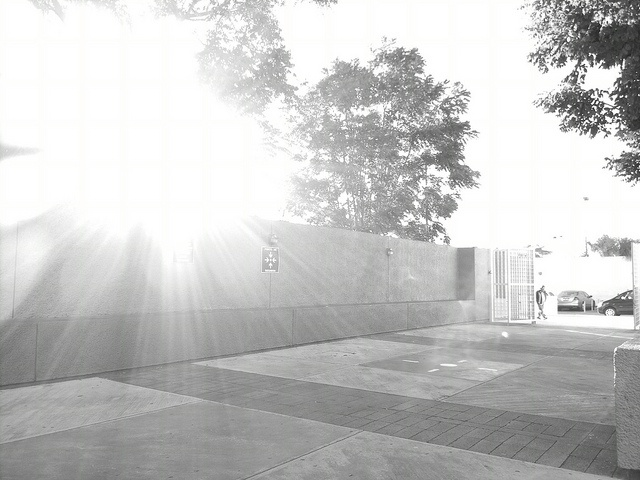
%> input picture 10.jpg, 640 x 480 px
$ octave suite_filtri.m   (GNU Octave 9; MATLAB toolbox functions it lacks are replaced by stand-ins)
%> lines starting %> are read from the running program, lines starting %| are printed output that depends on the picture
### filtraggio.m
% Applicazione di filtraggio immagini
% Autore: Alessandro Marconcini
% Matricola: VR421504
% Esame: Elaborazione di segnali e immagini

function [I_filtrata] = filtraggio(I,map)

% [7 lines of commented-out code are left out]
istogramma_originale = imhist(I)
%plot(istogramma_originale)
%title('Istogramma immagine originale')

% Check immagini sovraesposte / sottoesposte

% Variabili
somma_colori_scuri = 0
somma_colori_chiari = 0
somma_colori_chiari1 = 0
somma_colori_chiari2 = 0
SNRmse1 = 0
SNRmse2 = 0
SNRmse3 = 0
SNRmse4 = 0
SNRmse5 = 0
SNRmse6 = 0
SNRmse7 = 0
SNRmse8 = 0
str1 = ''
str2 = ''
str3 = ''

for i = 0: uint8(255/7)
    somma_colori_scuri = somma_colori_scuri + istogramma_originale(i+1)
end

for i = uint8(255-255/3):255
    somma_colori_chiari = somma_colori_chiari + istogramma_originale(i+1)
end

for i = uint8(255-255/4):255
    somma_colori_chiari1 = somma_colori_chiari1 + istogramma_originale(i+1)
end

for i = uint8(255-255/5):255
    somma_colori_chiari2 = somma_colori_chiari2 + istogramma_originale(i+1)
end

if somma_colori_scuri > numel(I)/2
    figure(3)
    im_equalizzata = histeq(I)
    imshowpair(I,im_equalizzata,'montage')
    title('Immagine sottoesposta sottoposta a equalizzazione del suo istogramma')
    %fprintf('Immagine sottoesposta!\n')
    I_filtrata = im_equalizzata

elseif somma_colori_chiari > numel(I)/2

    figure(3)
    %Definite 3 soglie di contrasto per sistemare l'immagine

    if somma_colori_chiari2 > numel(I)/2
        im_stirata = imadjust(I,[190 255]/255,[0 1])
        %fprintf('Strada1\n')

    elseif somma_colori_chiari1 > numel(I)/2
        im_stirata = imadjust(I,[150 255]/255,[0 1])
        fprintf('Strada2\n')

    else
        im_stirata = imadjust(I,[100 255]/255,[0 1])
        fprintf('Strada3\n')
    end

    imshowpair(I,im_stirata,'montage')
    title('Immagine sovraesposta sottoposta a stretching')
    I_filtrata = im_stirata
else

    %Da questo momento valuto la bontà dell'immagine attraverso l' SNR
    % Più alto è l'SNR, migliore sarà l'immagine
    % Vengono proposte le tre immagini con SNR più alto e poi l'utente
    % sceglie quella risultante migliore

    % Filtraggio mediano standard
    im_filtrata_con_smoothing = medfilt2(I)
    result0 = im_filtrata_con_smoothing
    SNRmse0 = sum(im_filtrata_con_smoothing(:).^2)/sum((im_filtrata_con_smoothing(:)-I(:)).^2)

    % Filtraggio mediano 5 x 5
    im_filtrata_con_smoothing = medfilt2(I,[5 5])
    result1 = im_filtrata_con_smoothing
    SNRmse1 = sum(im_filtrata_con_smoothing(:).^2)/sum((im_filtrata_con_smoothing(:)-I(:)).^2)

    % Filtraggio mediano 11 x 11
    im_filtrata_con_smoothing = medfilt2(I,[11 11])
    result2 = im_filtrata_con_smoothing
    SNRmse2 = sum(im_filtrata_con_smoothing(:).^2)/sum((im_filtrata_con_smoothing(:)-I(:)).^2)

    % Filtraggio di media 3x3
    H = fspecial('average')
    im_filtrata_con_smoothing = imfilter(I,H,'replicate')
    im_sharpened = imsharpen(im_filtrata_con_smoothing,'Radius',1,'Amount',2)
    result3 = im_sharpened
    SNRmse3 = sum(im_sharpened(:).^2)/sum((im_sharpened(:)-I(:)).^2)

    % Filtraggio di media 5x5
    H = fspecial('average',[5 5])
    im_filtrata_con_smoothing = imfilter(I,H,'replicate')
    im_sharpened = imsharpen(im_filtrata_con_smoothing,'Radius',1,'Amount',2)
    result4 = im_sharpened
    SNRmse4 = sum(im_sharpened(:).^2)/sum((im_sharpened(:)-I(:)).^2)

    % Filtraggio di media 11x11
    H = fspecial('average',[11 11])
    im_filtrata_con_smoothing = imfilter(I,H,'replicate')
    im_sharpened = imsharpen(im_filtrata_con_smoothing,'Radius',1,'Amount',2)
    result5 = im_sharpened
    SNRmse5 = sum(im_sharpened(:).^2)/sum((im_sharpened(:)-I(:)).^2)

    %Filtraggio gaussiano + media
    H = fspecial('gaussian',3,0.6)
    im_filtrata_con_smoothing = imfilter(I,H,'replicate')
    K = fspecial('average')
    im_filtrata_con_smoothing = imfilter(im_filtrata_con_smoothing,K,'replicate')
    im_sharpened = imsharpen(im_filtrata_con_smoothing,'Radius',10,'Amount',1)
    result6 = im_sharpened
    SNRmse6 = sum(im_sharpened(:).^2)/sum((im_sharpened(:)-I(:)).^2)

    %Filtraggio mediano + media + gaussiano
    H1 = fspecial('gaussian',3,0.6)
    H2 = fspecial('average')

    I3 = medfilt2(I)
    I1 = imfilter(I3,H1,'replicate')
    I2 = imfilter(I1,H2,'replicate')
    im_sharpened = imsharpen(I2,'Radius',1,'Amount',2)
    result7 = im_sharpened
    SNRmse7 = sum(im_sharpened(:).^2)/sum((im_sharpened(:)-I(:)).^2)

    %Filtraggio passa basso gaussiano con frequenza di cut-off 100 Hz
    %result8 = fpbg(I,100)
    %SNRmse8 = sum(result8(:).^2)/sum((result8(:)-I(:)).^2)

    %Check dell'SNR misurato nelle varie sezioni

    SNR_vec = [SNRmse0;SNRmse1;SNRmse2;SNRmse3;SNRmse4;SNRmse5;SNRmse6;SNRmse7;SNRmse8]

    % Scarto i valori di SNR superiori al 12 (solitamente immagine troppo
    % simile all'originale

    for i = 1:8
        if SNR_vec(i) > 12
            SNR_vec(i) = 0
        end
    end


   figure(3)
   subplot(221); imshow(I,map); colorbar; title('Immagine originale');

   % PRIMA IMMAGINE MIGLIORE
   if max(SNR_vec) == SNRmse0
     prima = result0
     SNR_vec(1) = 0
     str1 = 'Filtro mediano standard'
   elseif max(SNR_vec) == SNRmse1
     prima = result1
     SNR_vec(2) = 0
     str1 = 'Filtro mediano 5x5'
   elseif max(SNR_vec) == SNRmse2
     prima = result2
     SNR_vec(3) = 0
     str1 = 'Filtro mediano 11x11'
   elseif max(SNR_vec) == SNRmse3
     prima = result3
     SNR_vec(4) = 0
     str1 = 'Filtro di media 3x3'
   elseif max(SNR_vec) == SNRmse4
     prima = result4
     SNR_vec(5) = 0
     str1 = 'Filtro di media 5x5'
   elseif max(SNR_vec) == SNRmse5
     prima = result5
     SNR_vec(6)
     str1 = 'Filtro di media 11x11'
   elseif max(SNR_vec) == SNRmse6
     prima = result6
     SNR_vec(7) = 0
     str1 = 'Filtro gaussiano + media standard'
   elseif max(SNR_vec) == SNRmse7
     prima = result7
     SNR_vec(8) = 0
     str1 = 'Filtro mediano + media + gaussiano'
   elseif max(SNR_vec) == SNRmse8
     prima = result8
     SNR_vec(9) = 0
     str1 = 'Filtro passa basso con frequenza di cut-off 100 Hz'
   else
       prima = I
   end

   subplot(222); imshow(prima,map); colorbar;title(strcat('1 ',str1,' (Consigliata)'))
   SNR_vec

    % SECONDA IMMAGINE MIGLIORE
    if max(SNR_vec) == SNRmse0
     seconda = result0
     SNR_vec(1) = 0
     str2 = 'Filtro mediano standard'
   elseif max(SNR_vec) == SNRmse1
     seconda = result1
     SNR_vec(2) = 0
     str2 = 'Filtro mediano 5x5'
   elseif max(SNR_vec) == SNRmse2
     seconda = result2
     SNR_vec(3) = 0
     str2 = 'Filtro mediano 11x11'
   elseif max(SNR_vec) == SNRmse3
     seconda = result3
     SNR_vec(4) = 0
     str2 = 'Filtro media 3x3'
   elseif max(SNR_vec) == SNRmse4
     seconda = result4
     SNR_vec(5) = 0
     str2 = 'Filtro media 5x5'
   elseif max(SNR_vec) == SNRmse5
     seconda = result5
     SNR_vec(6) = 0
     str2 = 'Filtro media 11x11'
   elseif max(SNR_vec) == SNRmse6
     seconda = result6
     SNR_vec(7) = 0
     str2 = 'Filtro gaussiano + media'
   elseif max(SNR_vec) == SNRmse7
     seconda = result7
     SNR_vec(8) = 0
     str2 = 'Filtro mediano + media + gaussiano'
   elseif max(SNR_vec) == SNRmse8
     seconda = result8
     SNR_vec(9) = 0
     str2 = 'Filtro pass basso con frequenza di cut-off 100 Hz'
    else
        seconda = I
    end

    subplot(223); imshow(seconda,map); colorbar;title(strcat('2 ',str2))

   % TERZA IMMAGINE MIGLIORE
   if max(SNR_vec) == SNRmse0
     terza = result0
     SNR_vec(1) = 0
     str3 = 'Filtro mediano standard'
   elseif max(SNR_vec) == SNRmse1
     terza = result1
     SNR_vec(2) = 0
     str3 = 'Filtro mediano 5x5'
   elseif max(SNR_vec) == SNRmse2
     terza = result2
     SNR_vec(3) = 0
     str3 = 'Filtro mediano 11x11'
   elseif max(SNR_vec) == SNRmse3
     terza = result3
     SNR_vec(4) = 0
     str3 = 'Filtro media 3x3'
   elseif max(SNR_vec) == SNRmse4
     terza = result4
     SNR_vec(5) = 0
     str3 = 'Filtro media 5x5'
   elseif max(SNR_vec) == SNRmse5
     terza = result5
     SNR_vec(6) = 0
     str3 = 'Filtro media 11x11'
   elseif max(SNR_vec) == SNRmse6
     terza = result6
     SNR_vec(7) = 0
     str3 = 'Filtro gassiano + media'
   elseif max(SNR_vec) == SNRmse7
     terza = result7
     SNR_vec(8) = 0
     str3 = 'Filtro media + mediano + gaussiano'
   elseif max(SNR_vec) == SNRmse8
     terza = result8
     SNR_vec(9) = 0
     str3 = 'Filtro passa basso con frequenza di cut-off 100 Hz'
   else
       terza = I
   end

   subplot(224); imshow(terza,map); colorbar;title(strcat('3 ',str3))

   in2 = input('Scegliere quella più qualitativamente valida [0-3]\n','s')

   while in2 ~= '1' && in2 ~= '2' && in2 ~= '3' && in2 ~= '0'
       in2 = input('Scegliere un numero tra 1 e 3!\n','s')
   end

   if in2 == '1'
       I_filtrata = prima
   elseif in2 == '2'
       I_filtrata = seconda
   elseif in2 == '3'
       I_filtrata = terza
   elseif in2 == '0'
       I_filtrata = I
   end

end

### suite_filtri.m
% Applicazione di filtraggio immagini
% Autore: Alessandro Marconcini
% Matricola: VR421504
% Esame: Elaborazione di segnali e immagini


clear all
clc

str = 'Inserisci il nome del file del tipo "file.fmt"\n'
in = input(str,'s')
%> the answer given: 10.jpg

[I,map] = imread(in)
%> I is the input picture: size 480x640x3 uint8; mean R, G, B 198.1, 198.3, 197.7
%> map = []
I = im2gray(I)
%> I: size 480x640 uint8

I_filtrata = filtraggio(I,map)
%> in filtraggio, `istogramma_originale = imhist(I)`: istogramma_originale = 256 values, max 52216 at index 256, min 0 at index 1, mean 1200
%> the loop in filtraggio, `for i = 0: uint8(255/7)` made 37 passes
%> somma_colori_scuri on passes 1 to 12: 0, 0, 0, 0, 0, 0, 0, 0, 0, 0, 0, 0
%> the loop in filtraggio, `for i = uint8(255-255/3):255` made 86 passes
%> somma_colori_chiari on passes 1 to 12: 1848, 3634, 5353, 7065, 8729, 10426, 12082, 13784, 15388, 16987, 18494, 20046
%> after the loop in filtraggio, `for i = uint8(255-255/3):255`: somma_colori_chiari = 173176
%> the loop in filtraggio, `for i = uint8(255-255/4):255` made 65 passes
%> somma_colori_chiari1 on passes 1 to 12: 1306, 2703, 4062, 5396, 6704, 7934, 9146, 10372, 11532, 12667, 13702, 14722
%> after the loop in filtraggio, `for i = uint8(255-255/4):255`: somma_colori_chiari1 = 140208
%> the loop in filtraggio, `for i = uint8(255-255/5):255` made 52 passes
%> somma_colori_chiari2 on passes 1 to 12: 973, 1950, 2939, 3869, 4790, 5657, 6463, 7348, 8173, 9000, 9806, 10653
%> in filtraggio, `im_stirata = imadjust(I,[100 255]/255,[0 1])`:
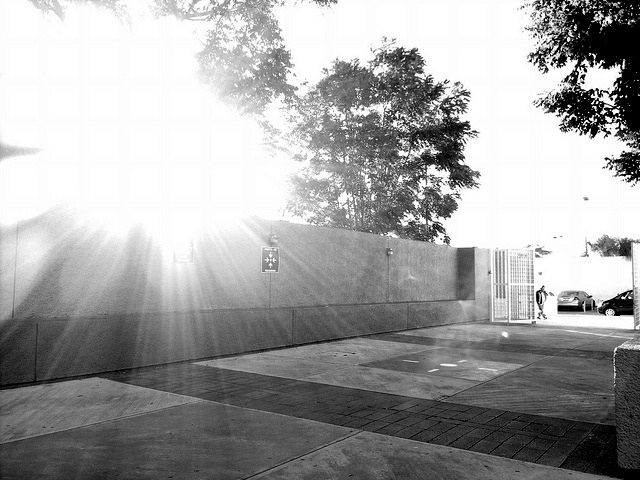
%> im_stirata: size 480x640 uint8; min 0, max 255, mean 162.5
%> in filtraggio, `imshowpair(I,im_stirata,'montage')`:
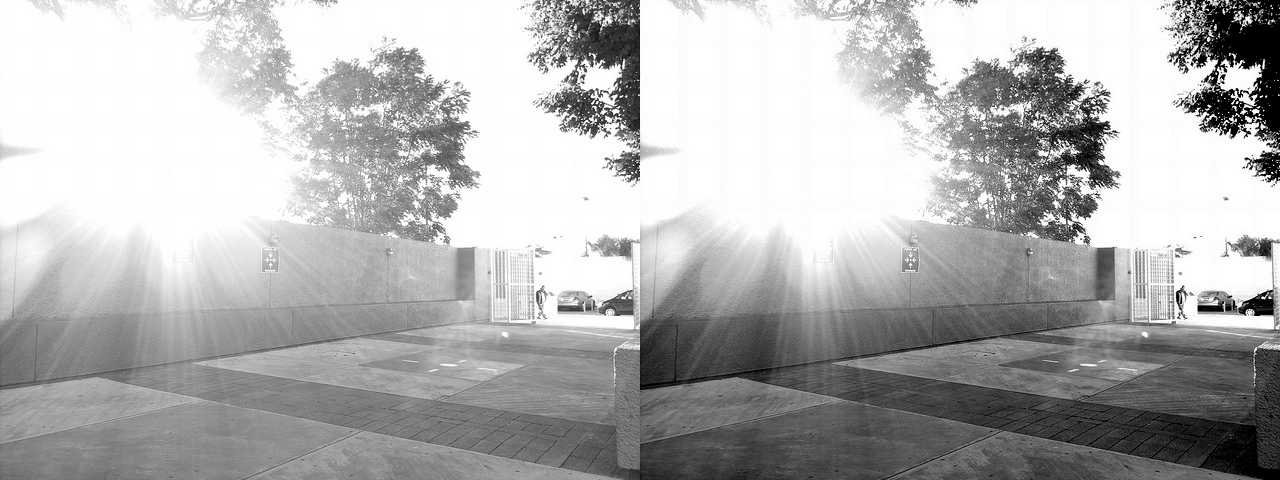
%> displayed picture: size 480x1280, on the screen's scale of 0 to 255; min 0, max 255, mean 177.8

str = 'Provare a filtrare di nuovo ? S/N\n'
%> (the run ends here)

$ run again, on 13.jpg
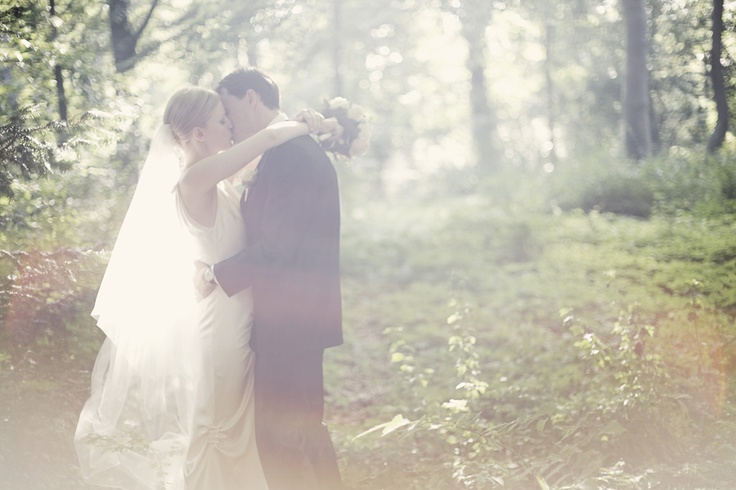
%> input picture 13.jpg, 736 x 490 px
%> I is the input picture: size 490x736x3 uint8; mean R, G, B 193.9, 189.4, 175.5
%> map = []
%> `I = im2gray(I)`:
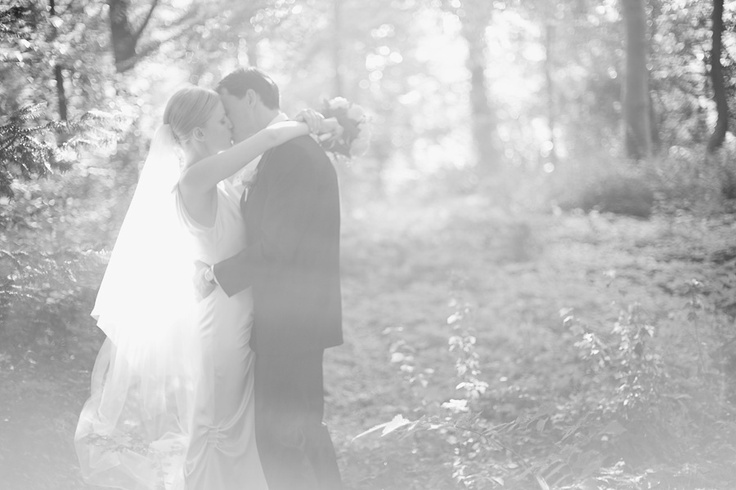
%> I: size 490x736 uint8; min 29, max 255, mean 189.2
%> istogramma_originale = 256 values, max 13535 at index 248, min 0 at index 1, mean 1408.8
%> the loop in filtraggio, `for i = 0: uint8(255/7)` made 37 passes
%> somma_colori_scuri on passes 1 to 8: 0, 0, 0, 0, 0, 0, 0, 0
%> the loop in filtraggio, `for i = uint8(255-255/3):255` made 86 passes
%> somma_colori_chiari on passes 1 to 8: 3501, 7177, 10940, 14680, 18625, 22636, 26691, 30868
%> after the loop in filtraggio, `for i = uint8(255-255/3):255`: somma_colori_chiari = 263021
%> the loop in filtraggio, `for i = uint8(255-255/4):255` made 65 passes
%> somma_colori_chiari1 on passes 1 to 8: 4573, 9317, 13931, 18498, 23116, 27540, 31815, 36075
%> after the loop in filtraggio, `for i = uint8(255-255/4):255`: somma_colori_chiari1 = 172292
%> the loop in filtraggio, `for i = uint8(255-255/5):255` made 52 passes
%> somma_colori_chiari2 on passes 1 to 8: 3479, 6787, 10104, 13383, 16643, 19734, 22720, 25728
%> in filtraggio, `imshowpair(I,im_stirata,'montage')`:
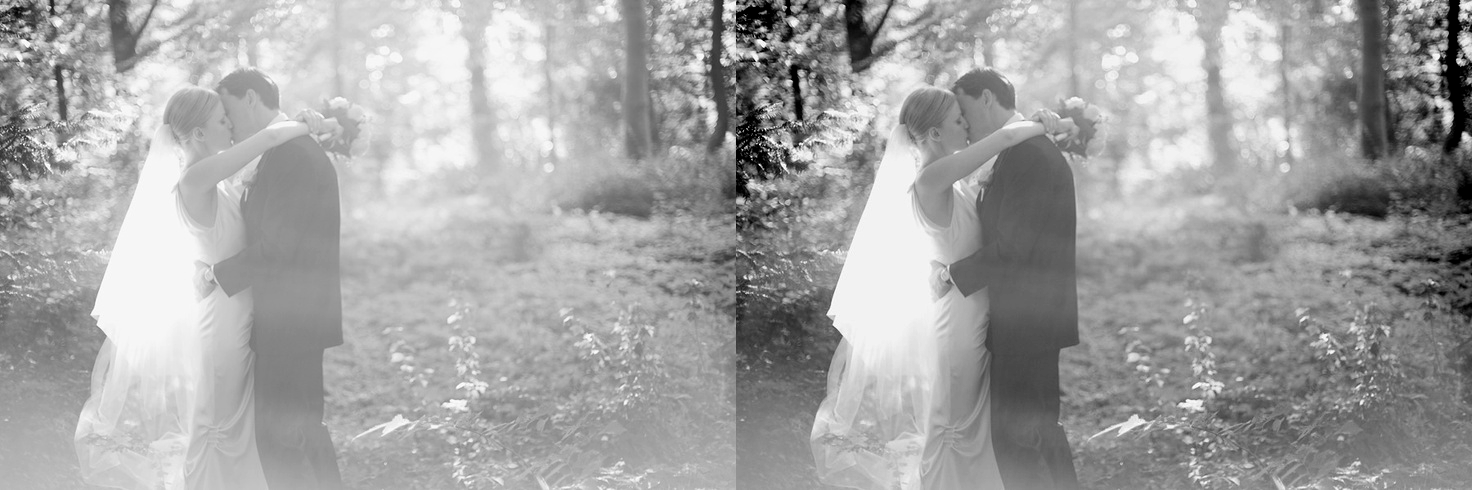
%> displayed picture: size 490x1472, on the screen's scale of 0 to 255; min 0, max 255, mean 163.8

$ run again, on 15.jpg
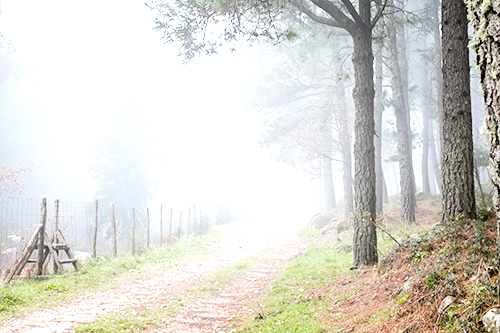
%> input picture 15.jpg, 500 x 333 px
%> I is the input picture: size 333x500x3 uint8; mean R, G, B 217.2, 215.4, 208
%> map = []
%> `I = im2gray(I)`:
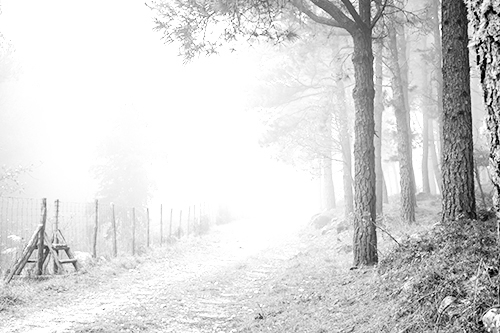
%> I: size 333x500 uint8; min 0, max 255, mean 215.1
%> istogramma_originale = 256 values, max 44681 at index 256, min 9 at index 13, mean 650.4
%> the loop in filtraggio, `for i = 0: uint8(255/7)` made 37 passes
%> somma_colori_scuri on passes 1 to 8: 66, 154, 176, 193, 205, 225, 237, 254
%> the loop in filtraggio, `for i = uint8(255-255/3):255` made 86 passes
%> somma_colori_chiari on passes 1 to 8: 411, 854, 1272, 1726, 2221, 2717, 3168, 3604
%> after the loop in filtraggio, `for i = uint8(255-255/3):255`: somma_colori_chiari = 101768
%> the loop in filtraggio, `for i = uint8(255-255/4):255` made 65 passes
%> somma_colori_chiari1 on passes 1 to 8: 550, 1144, 1772, 2412, 3077, 3724, 4395, 5112
%> after the loop in filtraggio, `for i = uint8(255-255/4):255`: somma_colori_chiari1 = 90828
%> the loop in filtraggio, `for i = uint8(255-255/5):255` made 52 passes
%> somma_colori_chiari2 on passes 1 to 8: 781, 1580, 2403, 3358, 4276, 5197, 6073, 7086
%> in filtraggio, `imshowpair(I,im_stirata,'montage')`:
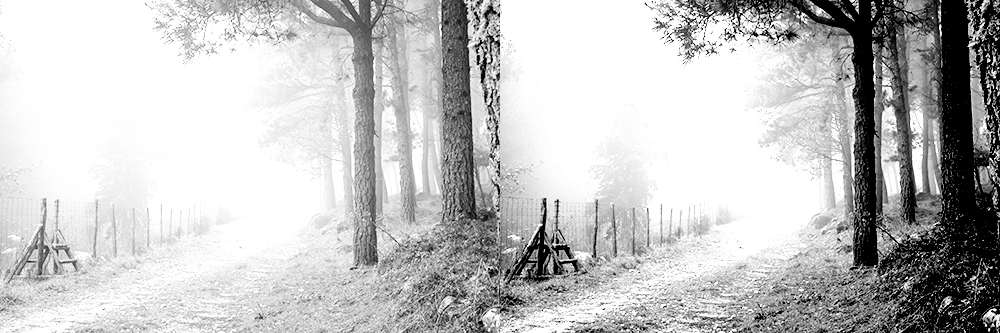
%> displayed picture: size 333x1000, on the screen's scale of 0 to 255; min 0, max 255, mean 193.7

$ run again, on 16.jpg
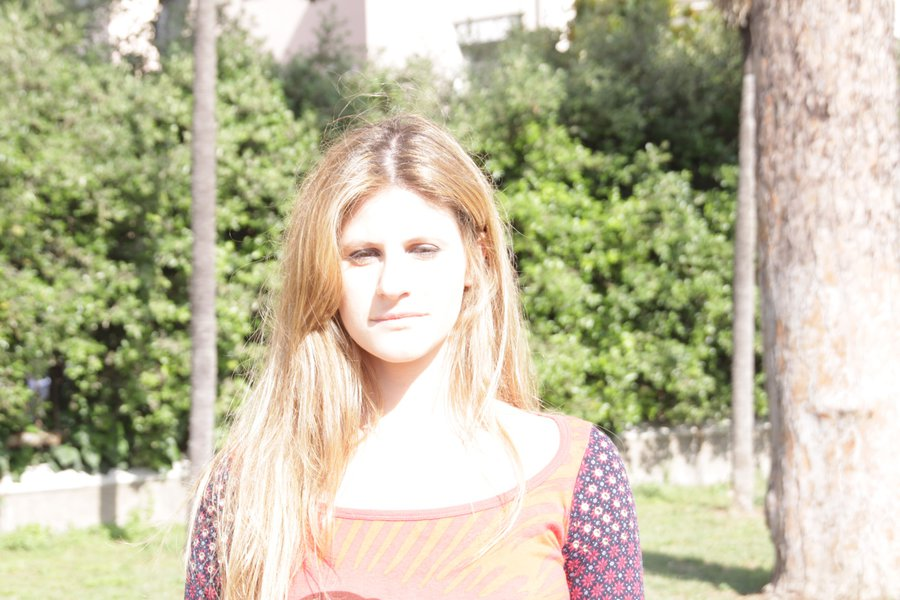
%> input picture 16.jpg, 900 x 600 px
%> I is the input picture: size 600x900x3 uint8; mean R, G, B 193.8, 189.2, 162
%> map = []
%> `I = im2gray(I)`:
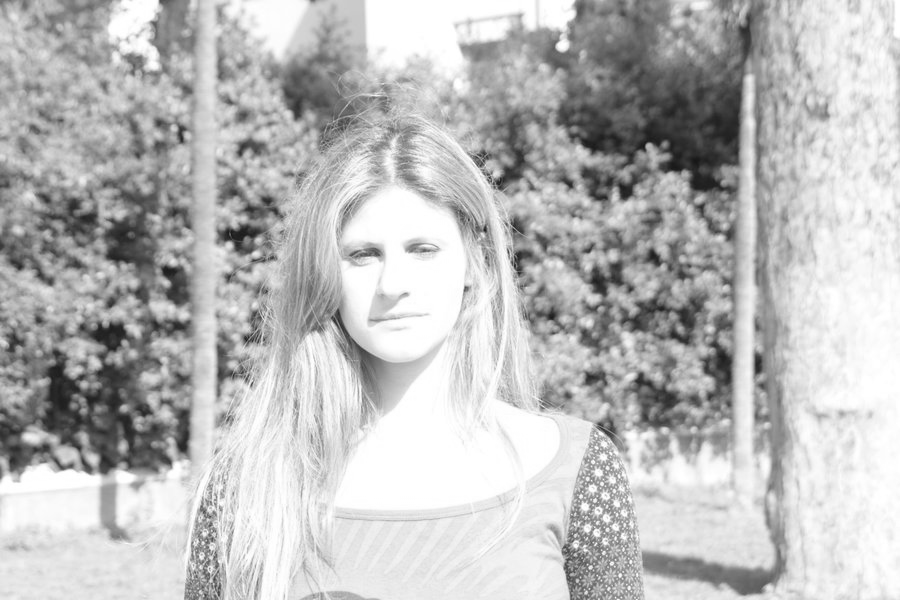
%> I: size 600x900 uint8; min 22, max 255, mean 187.5
%> istogramma_originale = 256 values, max 27844 at index 256, min 0 at index 1, mean 2109.4
%> the loop in filtraggio, `for i = 0: uint8(255/7)` made 37 passes
%> somma_colori_scuri on passes 1 to 8: 0, 0, 0, 0, 0, 0, 0, 0
%> the loop in filtraggio, `for i = uint8(255-255/3):255` made 86 passes
%> somma_colori_chiari on passes 1 to 8: 2830, 5603, 8441, 11325, 14296, 17340, 20333, 23250
%> after the loop in filtraggio, `for i = uint8(255-255/3):255`: somma_colori_chiari = 339869
%> the loop in filtraggio, `for i = uint8(255-255/4):255` made 65 passes
%> somma_colori_chiari1 on passes 1 to 8: 3205, 6344, 9440, 12671, 15899, 19094, 22219, 25411
%> after the loop in filtraggio, `for i = uint8(255-255/4):255`: somma_colori_chiari1 = 276230
%> the loop in filtraggio, `for i = uint8(255-255/5):255` made 52 passes
%> somma_colori_chiari2 on passes 1 to 8: 3153, 6244, 9221, 12175, 15105, 18082, 21092, 24124
%> in filtraggio, `imshowpair(I,im_stirata,'montage')`:
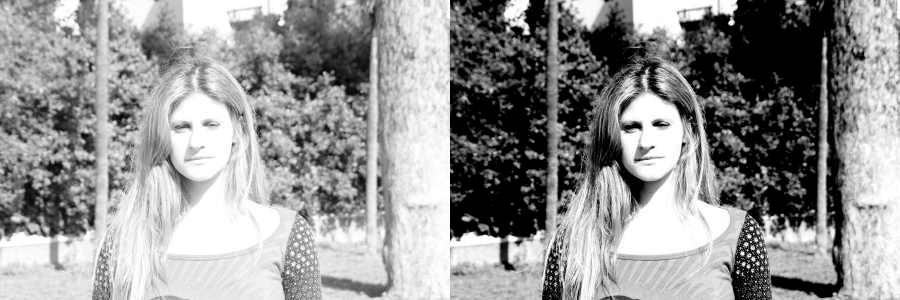
%> displayed picture: size 600x1800, on the screen's scale of 0 to 255 (shown at 1/2 size); min 0, max 255, mean 148.6
